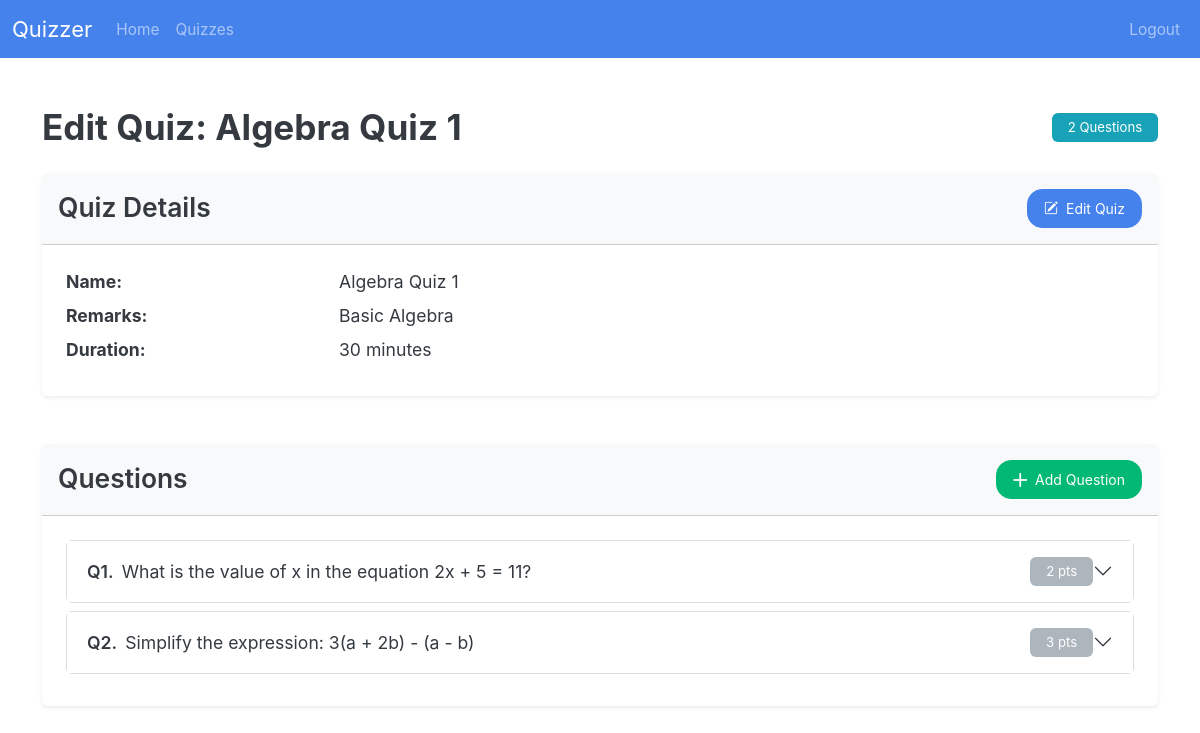
/admin/quiz/1 (signed in), run on the app's committed database.
### models/models.py (models this page shows)
class Quiz(db.Model):
    quiz_id: Mapped[id_pk]
    quiz_name: Mapped[str]
    chapter_id: Mapped[int] = mapped_column(ForeignKey("chapter.chapter_id"))
    subject_id: Mapped[int] = mapped_column(ForeignKey("subject.subject_id"))
    date: Mapped[Optional[date]]
    duration: Mapped[Optional[int]]  # minutes? hopefully
    remarks: Mapped[str]
    chapter: Mapped["Chapter"] = relationship(back_populates="quizzes")
    questions: Mapped[List["Question"]] = relationship(
        back_populates="quiz", cascade="all,delete-orphan"
    )
    scores: Mapped[List["Score"]] = relationship(
        back_populates="quiz", cascade="all,delete-orphan"
    )

class Question(db.Model):
    quiz_id: Mapped[int] = mapped_column(ForeignKey("quiz.quiz_id"))
    question_id: Mapped[id_pk]
    text: Mapped[str]
    marks: Mapped[int]
    quiz: Mapped["Quiz"] = relationship(back_populates="questions")
    options: Mapped[List["Option"]] = relationship(
        back_populates="question", cascade="all,delete-orphan"
    )

### routes/admin_routes.py (the view, shortened to what this page needs)
@admin_bp.route("quiz/<int:quiz_id>", methods=["GET", "POST"])
def edit_quiz(quiz_id):
    quiz = select_quiz(quiz_id)
    if not quiz:
        return jsonify({"errors":[f"quiz with quiz_id {quiz_id} not found"]}),404
    return render_template(
        "admin/quiz.html",
        quiz=quiz,
        quiz_form=QuizForm(),
        question_form=QuestionForm(),
        edit_question_form=editQuestionForm(),
    )

### app.py (called while the page is built)
@app.template_global()
def is_active(page_name):
    return "active" if request.endpoint == page_name else ""

### routes/__init__.py (called while the page is built)
def init_login_manager(app):
    login_manager = LoginManager()
    login_manager.init_app(app)
    login_manager.login_view = "auth.login"  # goes to the login() function in auth_bp
    @login_manager.user_loader
    def load_user(user_id):
        return db.session.scalar(select(User).where(User.user_id == user_id))

### routes/admin_routes.py (called while the page is built)
@admin_bp.before_request
def require_admin():
    if not current_user.is_authenticated or current_user.username != "admin":
        return current_app.login_manager.unauthorized()

### utils/db_utils.py (called while the page is built)
def select_quiz(quiz_id):
    return db.session.scalar(select(Quiz).where(Quiz.quiz_id == quiz_id))

### templates/admin/quiz.html (shortened to what this page needs)
{% extends "base.html" %}  {% block body %} {% include "admin/nav.html" %}
<div class="container py-5">
  <div class="d-flex justify-content-between align-items-center mb-4">
    <h2 class="mb-0 fw-bold">Edit Quiz: {{ quiz.quiz_name }}</h2>
    <span class="badge bg-info">{{ quiz.questions|length }} Questions</span>
  </div>
  <div class="card shadow-sm mb-5 border-0">
    <div
      class="card-header bg-light py-3 d-flex justify-content-between align-items-center"
    >
      <h4 class="mb-0 fw-semibold">Quiz Details</h4>
      <button
        class="btn btn-primary btn px-3"
        data-bs-toggle="modal"
        data-bs-target="#editQuizModal"
        data-bs-tooltip="tooltip"
        title="Edit quiz details"
        onclick='updateModalFormAction(
                "{{ url_for("admin.edit_quiz", quiz_id=quiz.quiz_id) }}",
                "editQuizModal",
                {{
                  {
                  "quiz_name": quiz.quiz_name,
                  "remarks": quiz.remarks,
                  "date": quiz.date.isoformat() if quiz.date else 0,
                  "duration": quiz.duration  if quiz.duration else "",
                  }
                }}
              )'
      >
        <i class="bi bi-pencil-square me-1"></i> Edit Quiz
      </button>
    </div>
    <div class="card-body p-4">
      <dl class="row mb-0">
        <dt class="col-sm-3">Name:</dt>
        <dd class="col-sm-9">{{ quiz.quiz_name }}</dd>
        <dt class="col-sm-3">Remarks:</dt>
        <dd class="col-sm-9">{{ quiz.remarks }}</dd>
         {% if quiz.duration %}
        <dt class="col-sm-3">Duration:</dt>
        <dd class="col-sm-9">{{ quiz.duration }} minutes</dd>
        {% endif %}
      </dl>
    </div>
  </div>
  <div class="card shadow-sm border-0">
    <div
      class="card-header bg-light py-3 d-flex justify-content-between align-items-center"
    >
      <h4 class="mb-0 fw-semibold">Questions</h4>
      <button
        class="btn btn-success btn px-3"
        data-bs-toggle="modal"
        data-bs-target="#createQuestionModal"
        data-bs-tooltip="tooltip"
        title="Add new question"
      >
        <i class="bi bi-plus-lg me-1"></i> Add Question
      </button>
    </div>
    <div class="card-body p-4">
      {% if quiz.questions %}
      <div class="accordion accordion-flush" id="questionsAccordion">
        {% for question in quiz.questions %}
        <div class="accordion-item border mb-2 rounded">
          <h2 class="accordion-header" id="heading{{ question.question_id }}">
            <button
              class="accordion-button collapsed py-3"
              type="button"
              data-bs-toggle="collapse"
              data-bs-target="#collapse{{ question.question_id }}"
              aria-expanded="false"
              aria-controls="collapse{{ question.question_id }}"
            >
              <div class="d-flex align-items-center gap-2 w-100">
                <span class="fw-semibold">Q{{ loop.index }}.</span>
                <span class="flex-grow-1">{{ question.text }}</span>
                <span class="badge bg-secondary">{{ question.marks }} pts</span>
              </div>
            </button>
          </h2>
        </div>
        {% endfor %}
      </div>
      {% else %}
      <div class="text-center py-5">
        <p class="text-muted mb-0">No questions added yet.</p>
      </div>
      {% endif %}
    </div>
  </div>
</div>
{% import "macros.html" as macros %} {{ macros.modal_form("editQuizModal", "Edit
edit_question_form) }} {% endblock %}

### data on the page
Quiz: quiz_name "Algebra Quiz 1", remarks "Basic Algebra", duration "30"
Question: text "What is the value of x in the equation 2x + 5 = 11?", marks "2"
Question: text "Simplify the expression: 3(a + 2b) - (a - b)", marks "3"

### other printed values
{{ quiz.questions|length }} "2"
